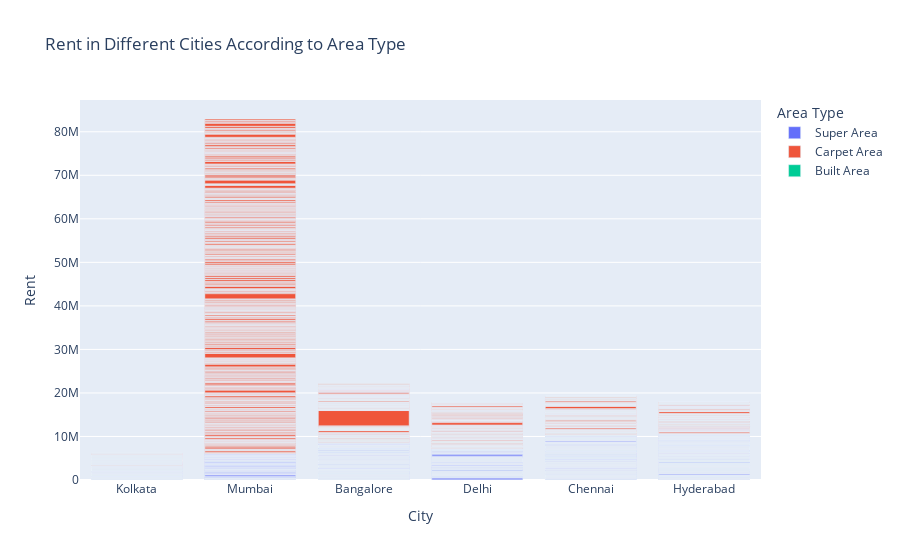

Source (notebook cell):
### Code cell
figure = px.bar(df, x=df["City"], 
                y = df["Rent"], 
                color = df["Area Type"],
            title="Rent in Different Cities According to Area Type")
figure.show()

### Figure 1 — Plotly figure (JSON) as saved in the notebook; plotly's stock layout.template omitted (floating-point values rounded to 4 significant figures; data arrays with more than 128 entries replaced by an {"elided": "..."} marker saying what was removed)
{"data": [{"alignmentgroup": "True", "hovertemplate": "Area Type=Super Area<br>City=%{x}<br>Rent=%{y}<extra></extra>", "legendgroup": "Super Area", "marker": {"color": "#636efa", "pattern": {"shape": ""}}, "name": "Super Area", "offsetgroup": "Super Area", "orientation": "v", "showlegend": true, "textposition": "auto", "type": "bar", "x": {"elided": "2446 str values"}, "xaxis": "x", "y": {"elided": "2446 int values"}, "yaxis": "y"}, {"alignmentgroup": "True", "hovertemplate": "Area Type=Carpet Area<br>City=%{x}<br>Rent=%{y}<extra></extra>", "legendgroup": "Carpet Area", "marker": {"color": "#EF553B", "pattern": {"shape": ""}}, "name": "Carpet Area", "offsetgroup": "Carpet Area", "orientation": "v", "showlegend": true, "textposition": "auto", "type": "bar", "x": {"elided": "2298 str values"}, "xaxis": "x", "y": {"elided": "2298 int values"}, "yaxis": "y"}, {"alignmentgroup": "True", "hovertemplate": "Area Type=Built Area<br>City=%{x}<br>Rent=%{y}<extra></extra>", "legendgroup": "Built Area", "marker": {"color": "#00cc96", "pattern": {"shape": ""}}, "name": "Built Area", "offsetgroup": "Built Area", "orientation": "v", "showlegend": true, "textposition": "auto", "type": "bar", "x": ["Chennai", "Hyderabad"], "xaxis": "x", "y": [15000, 6000], "yaxis": "y"}], "layout": {"barmode": "relative", "legend": {"title": {"text": "Area Type"}, "tracegroupgap": 0}, "title": {"text": "Rent in Different Cities According to Area Type"}, "xaxis": {"anchor": "y", "domain": [0, 1], "title": {"text": "City"}}, "yaxis": {"anchor": "x", "domain": [0, 1], "title": {"text": "Rent"}}}}
